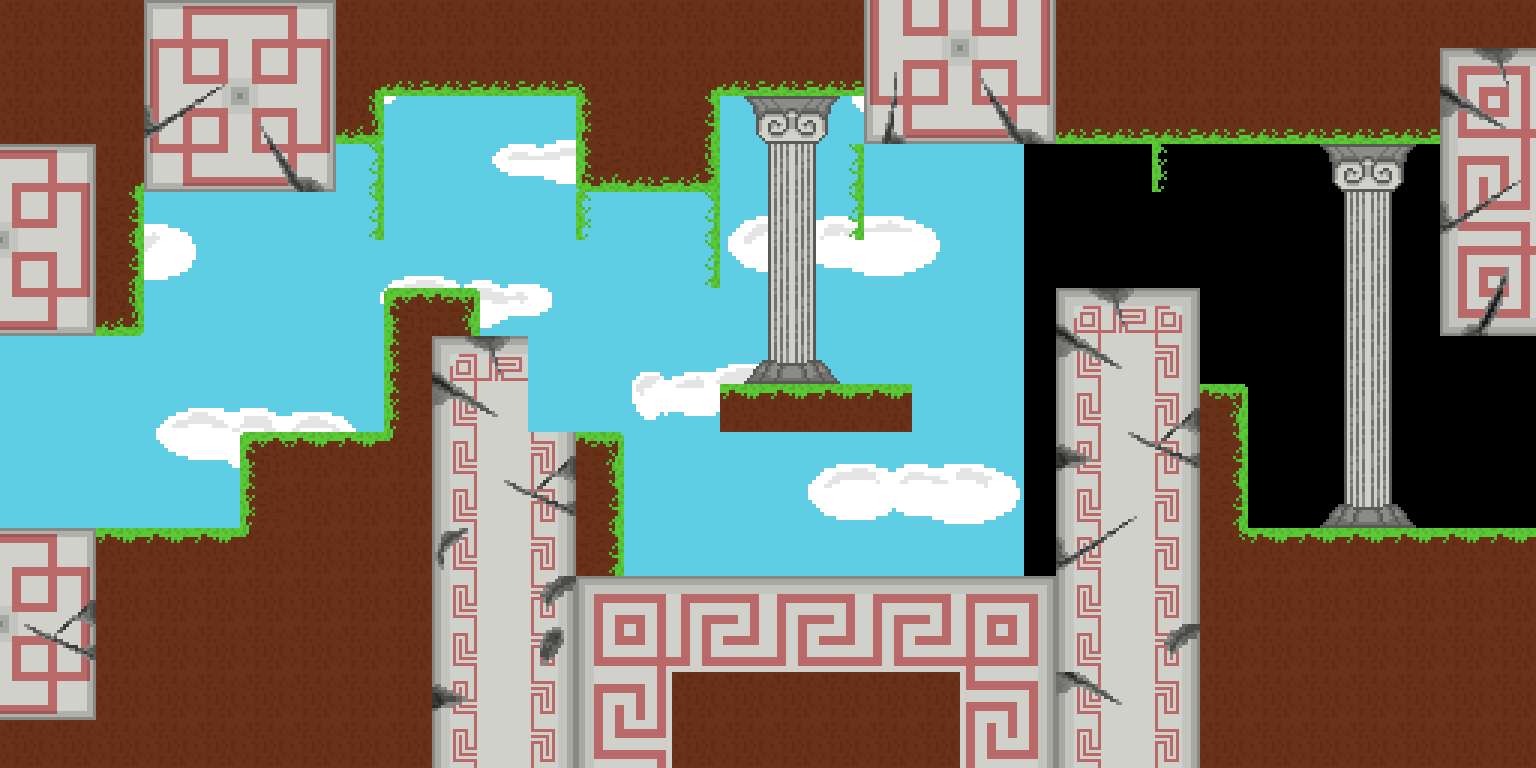

Below is a game level as drawn by its tile map, then a one-line description and the .tmx that defines it (tile-layer data replaced by summaries):
An orthogonal 32x16 tile map with 48x48 px tiles, 4 tile layers (back_tiles, back_second, front, front_second), 5 tilesets, 1 image layer and 27 objects (5x EnemyDarkCloud, 2x SpawnPoint, 2x Portal).

<map version="1.11" tiledversion="1.11.0" orientation="orthogonal" renderorder="right-down" width="32" height="16" tilewidth="48" tileheight="48" infinite="0" nextlayerid="22" nextobjectid="345">
 <tileset firstgid="1" name="tileset01" tilewidth="48" tileheight="48" tilecount="176" columns="16">
  <image source="../tilesets/tileset01.png" width="768" height="528" />
 </tileset>
 <tileset firstgid="177" name="tileset02" tilewidth="48" tileheight="48" tilecount="121" columns="11">
  <image source="../tilesets/tileset02.png" width="528" height="528" />
 </tileset>
 <tileset firstgid="298" name="tileset03" tilewidth="48" tileheight="48" tilecount="306" columns="17">
  <image source="../tilesets/tileset03.png" width="816" height="864" />
 </tileset>
 <tileset firstgid="604" name="objects" tilewidth="48" tileheight="48" tilecount="64" columns="8">
  <image source="../tilesets/objects.png" width="384" height="384" />
 </tileset>
 <tileset firstgid="668" name="tileset04" tilewidth="48" tileheight="48" tilecount="240" columns="16">
  <image source="../tilesets/tileset04.png" width="768" height="720" />
 </tileset>
 <imagelayer id="17" name="Image Layer 1">
  <image source="../Backgrounds/ground_back.png" width="1024" height="576" />
  <properties>
   <property name="depth" type="int" value="3000" />
   <property name="parallax_x" type="float" value="1" />
   <property name="parallax_y" type="float" value="1" />
   <property name="repeat_y" type="bool" value="true" />
  </properties>
 </imagelayer>
 <layer id="11" name="back_tiles" width="32" height="16">
  <properties>
   <property name="depth" type="int" value="1050" />
   <property name="tileset" type="int" value="4" />
  </properties>
  <data>[512 cells, 313 non-empty, 59 distinct tile ids]</data>
 </layer>
 <layer id="21" name="back_second" width="32" height="16">
  <properties>
   <property name="depth" type="int" value="1000" />
   <property name="tileset" type="int" value="4" />
  </properties>
  <data>[512 cells, 91 non-empty, 37 distinct tile ids]</data>
 </layer>
 <layer id="12" name="front" width="32" height="16">
  <properties>
   <property name="depth" type="int" value="950" />
   <property name="tileset" type="int" value="0" />
  </properties>
  <data>[512 cells, 0 non-empty, 0 distinct tile ids]</data>
 </layer>
 <layer id="20" name="front_second" width="32" height="16">
  <properties>
   <property name="depth" type="int" value="900" />
   <property name="tileset" type="int" value="2" />
  </properties>
  <data>[512 cells, 0 non-empty, 0 distinct tile ids]</data>
 </layer>
 <objectgroup color="#ffaa00" id="16" name="spawnpoints">
  <object id="170" type="SpawnPoint" x="0" y="336" width="48" height="48">
   <properties>
    <property name="id" type="int" value="1" />
   </properties>
  </object>
  <object id="338" type="SpawnPoint" x="1488" y="336" width="48" height="48">
   <properties>
    <property name="id" type="int" value="0" />
   </properties>
  </object>
 </objectgroup>
 <objectgroup id="14" name="objects">
  <object id="340" type="EnemyDarkCloud" x="1008" y="384" width="48" height="48" />
  <object id="341" type="EnemyDarkCloud" x="816" y="336" width="48" height="48" />
  <object id="342" type="EnemyDarkCloud" x="720" y="432" width="48" height="48" />
  <object id="343" type="EnemyDarkCloud" x="528" y="384" width="48" height="48" />
  <object id="344" type="EnemyDarkCloud" x="720" y="96" width="48" height="48" />
 </objectgroup>
 <objectgroup color="#0000ff" id="13" name="walls">
  <properties>
   <property name="isWallLayer" type="bool" value="true" />
  </properties>
  <object id="271" x="1200" y="384" width="48" height="384" />
  <object id="277" x="0" y="0" width="144" height="336" />
  <object id="318" x="336" y="0" width="48" height="144" />
  <object id="319" x="384" y="0" width="192" height="96" />
  <object id="320" x="576" y="0" width="144" height="192" />
  <object id="269" x="1440" y="0" width="96" height="336" />
  <object id="215" x="1056" y="288" width="144" height="480" />
  <object id="287" x="480" y="336" width="48" height="432" />
  <object id="316" x="720" y="0" width="144" height="96" />
  <object id="218" x="144" y="0" width="192" height="192" />
  <object id="321" x="624" y="576" width="432" height="192" />
  <object id="322" x="864" y="0" width="576" height="144" />
  <object id="313" x="1248" y="528" width="288" height="240" />
  <object id="314" x="384" y="288" width="96" height="480" />
  <object id="267" x="528" y="432" width="96" height="336" />
  <object id="339" x="720" y="384" width="192" height="48" />
  <object id="310" x="0" y="528" width="240" height="240" />
  <object id="311" x="240" y="432" width="144" height="336" />
 </objectgroup>
 <objectgroup color="#00ff00" id="15" name="doors">
  <object id="169" type="Portal" x="-96" y="336" width="48" height="192">
   <properties>
    <property name="horizontal" type="bool" value="false" />
    <property name="id_point" type="int" value="0" />
    <property name="id_room" type="int" value="47" />
   </properties>
  </object>
  <object id="337" type="Portal" x="1584" y="336" width="48" height="192">
   <properties>
    <property name="horizontal" type="bool" value="false" />
    <property name="id_point" type="int" value="2" />
    <property name="id_room" type="int" value="44" />
   </properties>
  </object>
 </objectgroup>
</map>
